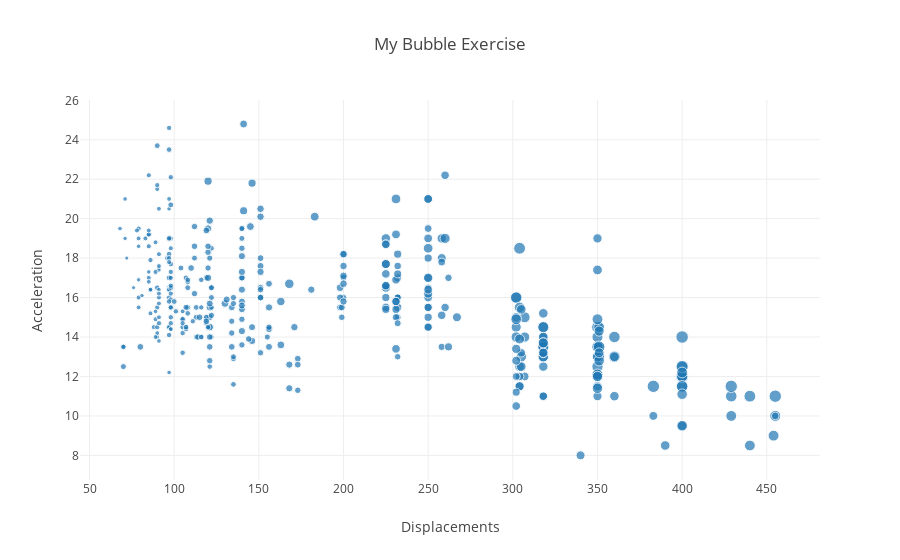

The code cell stored with this chart in its notebook:
### Code cell
iplot(fig)

### Figure 1 — Plotly figure (JSON) as saved in the notebook; plotly's stock layout.template omitted (floating-point values rounded to 4 significant figures; data arrays with more than 128 entries replaced by an {"elided": "..."} marker saying what was removed)
{"data": [{"marker": {"size": {"elided": "398 float values"}}, "mode": "markers", "text": {"elided": "398 str values"}, "type": "scatter", "uid": "95bcc9c3-e9bd-4726-96b2-81ec6f05bf7c", "x": {"elided": "398 float values"}, "y": {"elided": "398 float values"}}], "layout": {"hovermode": "closest", "title": {"text": "My Bubble Exercise"}, "xaxis": {"title": {"text": "Displacements"}}, "yaxis": {"title": {"text": "Acceleration"}}}}
